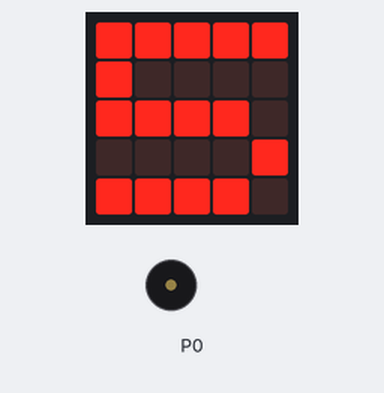
Recording of a program running on a simulated BBC micro:bit (MakeCode). Shown: the board's 5×5 LED display, buzzer (waves = sounding).

Above: at 0.1 s.
At 3.6 s:
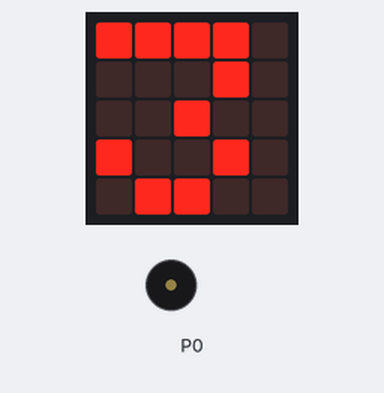
At 7.1 s:
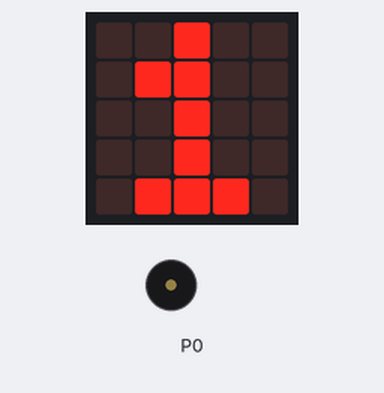
At 13.4 s:
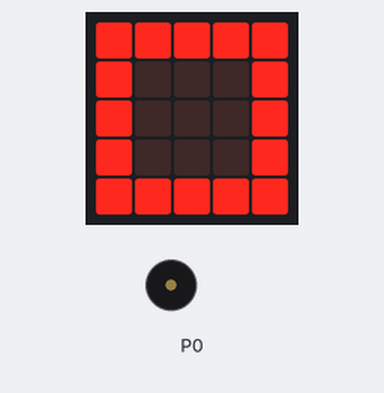
Timing chart, 0 to 14.9 s (numbered marks = the images above):
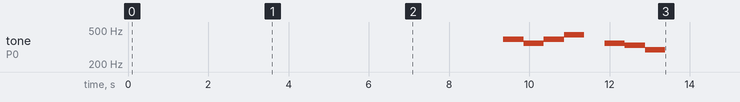

The program:

main.ts
```typescript
basic.showNumber(5)
basic.pause(1000)
basic.showNumber(4)
basic.pause(1000)
basic.showNumber(3)
basic.pause(1000)
basic.showNumber(2)
basic.pause(1000)
basic.showNumber(1)
basic.pause(1000)
basic.showIcon(IconNames.Square)
music.playMelody("G F G A - F E D ", 120)
basic.forever(function () {

})
```

test.ts
```typescript
// 在這裡測試；當此封包作為擴充功能時，將不會編譯此內容。
```

Measured:
- what the display in image 1 shows lasts 1.8 s, from 3.5 s to 5.3 s
